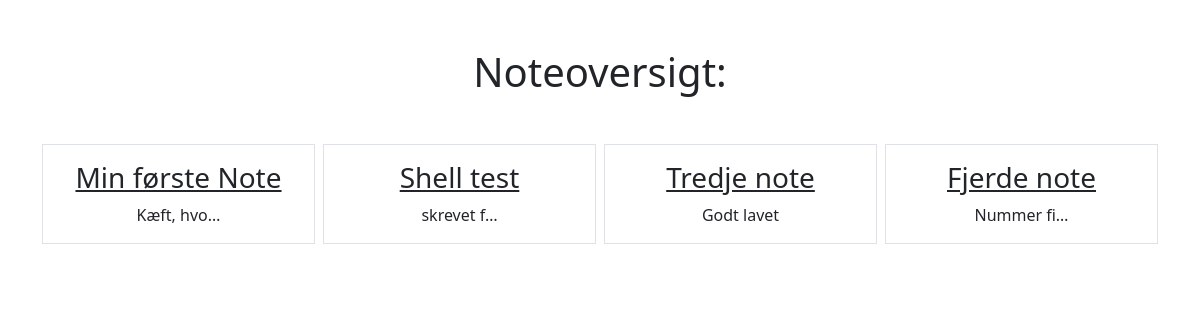
Before: /smart/notes with the older database file.
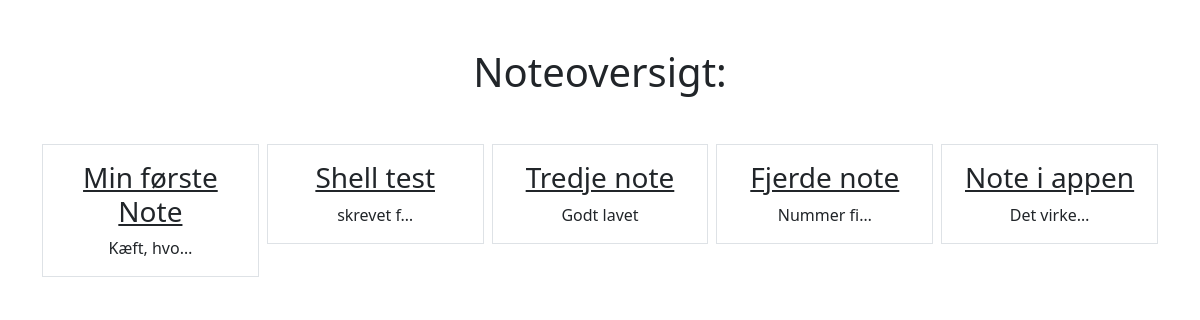
After: the same page with the newer database file.
### notes/models.py (models this page shows)
class Notes(models.Model):
    title = models.CharField(max_length=200)
    note = models.TextField()
    created = models.DateTimeField(auto_now_add=True)

### notes/views.py (the view)
# urls.py: path('notes', views.NotesListView.as_view(), name='notes.list'),
class NotesListView(ListView):
    model = Notes
    context_object_name = "notes"
    template_name = 'notes/notes_list.html'

### notes/templates/notes/notes_list.html
{% extends 'base.html' %}
{% block content %}
<h1 class="my-5">Noteoversigt:</h1>
<div class="row row-cols3 g-2">
    {% for note in notes %}
    <div class="col">
        <div class="p-3 border">
            <a href="{% url 'notes.detail' pk=note.id %}" class="text-dark text-decoration-non"><h3>{{note.title}}</h3>
            </a>
            {{note.note | truncatechars:10}}
        </div>
    </div>
    {% endfor %}
</div>
{% endblock %}

### static/templates/base.html (shortened to what this page needs)
{% load static %}
<html>
    <head>
        <link href="https://cdn.jsdelivr.net/npm/bootstrap@5.0.1/dist/css/bootstrap.min.css" rel="stylesheet">
    </head>
    <body>
      <div class="my-5 text-center container">
        {% block content %}
        {% endblock %}
      </div>
    </body>
</html>

Changed rows visible on the page:
added Notes: title "Note i appen", note "Det virke…"
